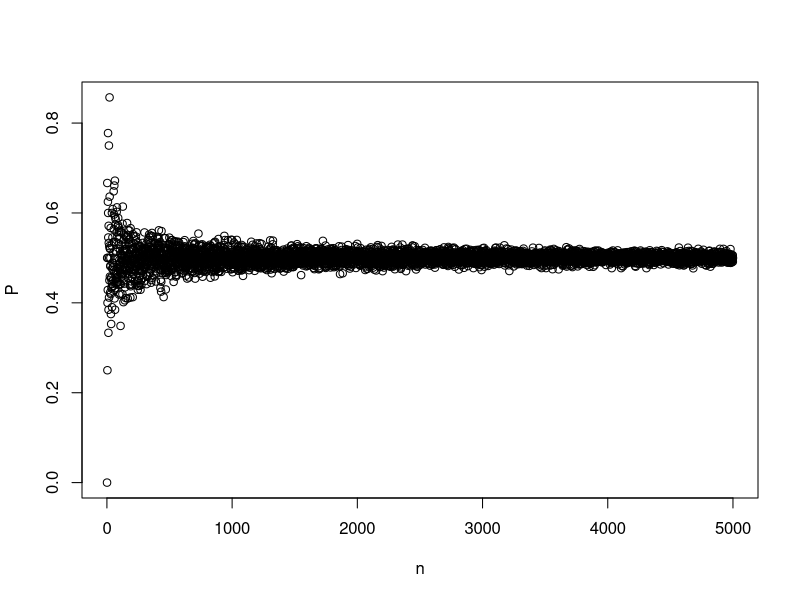
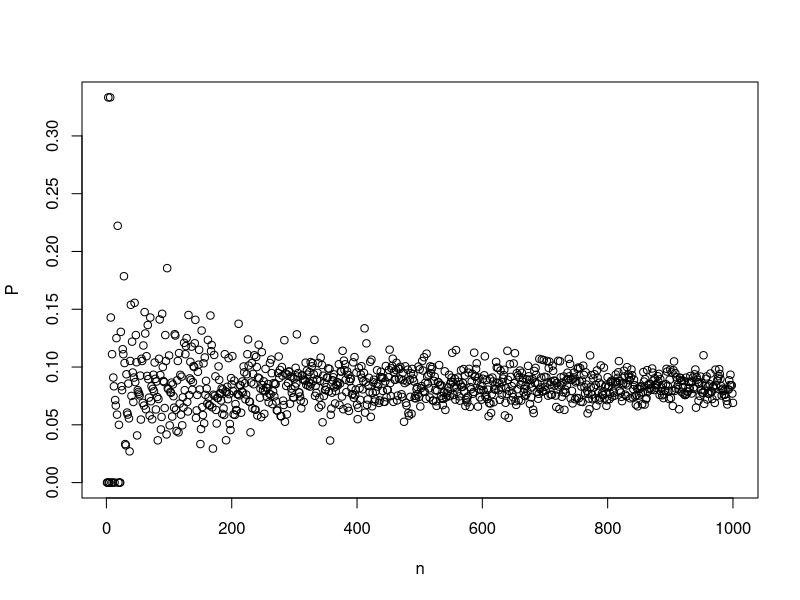

Source code (R) for these figures, in order:
n <- 1:5000
P<-rep(0, times=length(n))
for(m in n){
  x <- sample(c(0,1), m, replace=TRUE)
  P[m] <- sum( x )/m
}
plot(n, P)
P[length(n)]

#dice
n <- 1:1000
P<-rep(0, times=length(n))
for(m in n){
  x <- sample(c(0,0,0,0,0,1), m, replace=TRUE)
  y <- sample(c(0,1), m, replace=TRUE)
  P[m] <- sum( x*y )/m
}
plot(n, P)
P[length(n)]